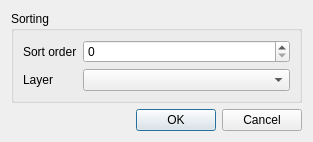
<?xml version="1.0" encoding="UTF-8"?>
<ui version="4.0">
 <class>EditEntityDialog</class>
 <widget class="QDialog" name="EditEntityDialog">
  <property name="geometry">
   <rect>
    <x>0</x>
    <y>0</y>
    <width>313</width>
    <height>129</height>
   </rect>
  </property>
  <property name="windowTitle">
   <string>Dialog</string>
  </property>
  <layout class="QVBoxLayout" name="verticalLayout">
   <item>
    <widget class="QGroupBox" name="groupBox">
     <property name="title">
      <string>Sorting</string>
     </property>
     <layout class="QFormLayout" name="formLayout">
      <item row="0" column="0">
       <widget class="QLabel" name="label">
        <property name="text">
         <string>Sort order</string>
        </property>
       </widget>
      </item>
      <item row="1" column="0">
       <widget class="QLabel" name="label_2">
        <property name="text">
         <string>Layer</string>
        </property>
       </widget>
      </item>
      <item row="1" column="1">
       <widget class="QComboBox" name="comboBox"/>
      </item>
      <item row="0" column="1">
       <widget class="QSpinBox" name="sbSortOrder"/>
      </item>
     </layout>
    </widget>
   </item>
   <item>
    <widget class="QDialogButtonBox" name="buttonBox">
     <property name="orientation">
      <enum>Qt::Horizontal</enum>
     </property>
     <property name="standardButtons">
      <set>QDialogButtonBox::Cancel|QDialogButtonBox::Ok</set>
     </property>
    </widget>
   </item>
  </layout>
 </widget>
 <resources/>
 <connections>
  <connection>
   <sender>buttonBox</sender>
   <signal>accepted()</signal>
   <receiver>EditEntityDialog</receiver>
   <slot>accept()</slot>
   <hints>
    <hint type="sourcelabel">
     <x>248</x>
     <y>254</y>
    </hint>
    <hint type="destinationlabel">
     <x>157</x>
     <y>274</y>
    </hint>
   </hints>
  </connection>
  <connection>
   <sender>buttonBox</sender>
   <signal>rejected()</signal>
   <receiver>EditEntityDialog</receiver>
   <slot>reject()</slot>
   <hints>
    <hint type="sourcelabel">
     <x>316</x>
     <y>260</y>
    </hint>
    <hint type="destinationlabel">
     <x>286</x>
     <y>274</y>
    </hint>
   </hints>
  </connection>
 </connections>
</ui>
